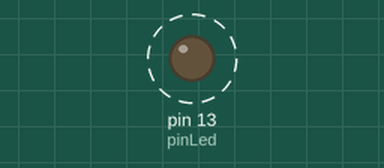
The sketch below on a simulated Arduino Uno, built with avr-gcc and run on an emulated ATmega328P. Shown: output pins drawn as LEDs (lit = HIGH). Dashed ring = blinking.

Above: at 0.2 s.
Timing chart, 0 to 3.0 s (numbered marks = the images above):
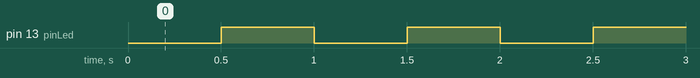

Measured:
- by itself, pin 13 (pinLed): alternates HIGH for 0.50 s and LOW for 0.50 s

The sketch:

arduino_fisicalizacion.ino
```cpp
// ==========================================
// CONTROL DE LED ARDUINO UNO POR USB
// Visualización de Información (IIC2026) - Grupo 27
// ==========================================
// LED integrado en la placa Arduino Uno: Pin 13
const int pinLed = 13;

// Estados posibles:
// 'S' = Standby / Espera (parpadea cada 0.5s)
// '1' = Ganan energías limpias (LED encendido fijo)
// '0' = Ganan fósiles (LED apagado)
char estadoActual = 'S';

unsigned long tiempoAnterior = 0;
bool estadoLedBlink = false;

void setup() {
  Serial.begin(9600); // 9600 baudios (misma velocidad que la web)
  pinMode(pinLed, OUTPUT);
  digitalWrite(pinLed, LOW);
}

void loop() {
  // Leer comando recibido desde la página web por USB
  if (Serial.available() > 0) {
    char nuevoComando = Serial.read();
    if (nuevoComando == '1' || nuevoComando == '0' || nuevoComando == 'S') {
      estadoActual = nuevoComando;
    }
  }

  // Comportamiento del LED según la información de la web:
  if (estadoActual == '1') {
    // Predominan energías limpias (>= 50%): LED encendido continuo
    digitalWrite(pinLed, HIGH);
  }
  else if (estadoActual == '0') {
    // Predominan energías fósiles (> 50%): LED apagado
    digitalWrite(pinLed, LOW);
  }
  else if (estadoActual == 'S') {
    // Modo reposo / espera: Parpadea cada medio segundo (500 ms)
    unsigned long tiempoActual = millis();
    if (tiempoActual - tiempoAnterior >= 500) {
      tiempoAnterior = tiempoActual;
      estadoLedBlink = !estadoLedBlink;
      digitalWrite(pinLed, estadoLedBlink ? HIGH : LOW);
    }
  }
}
```
